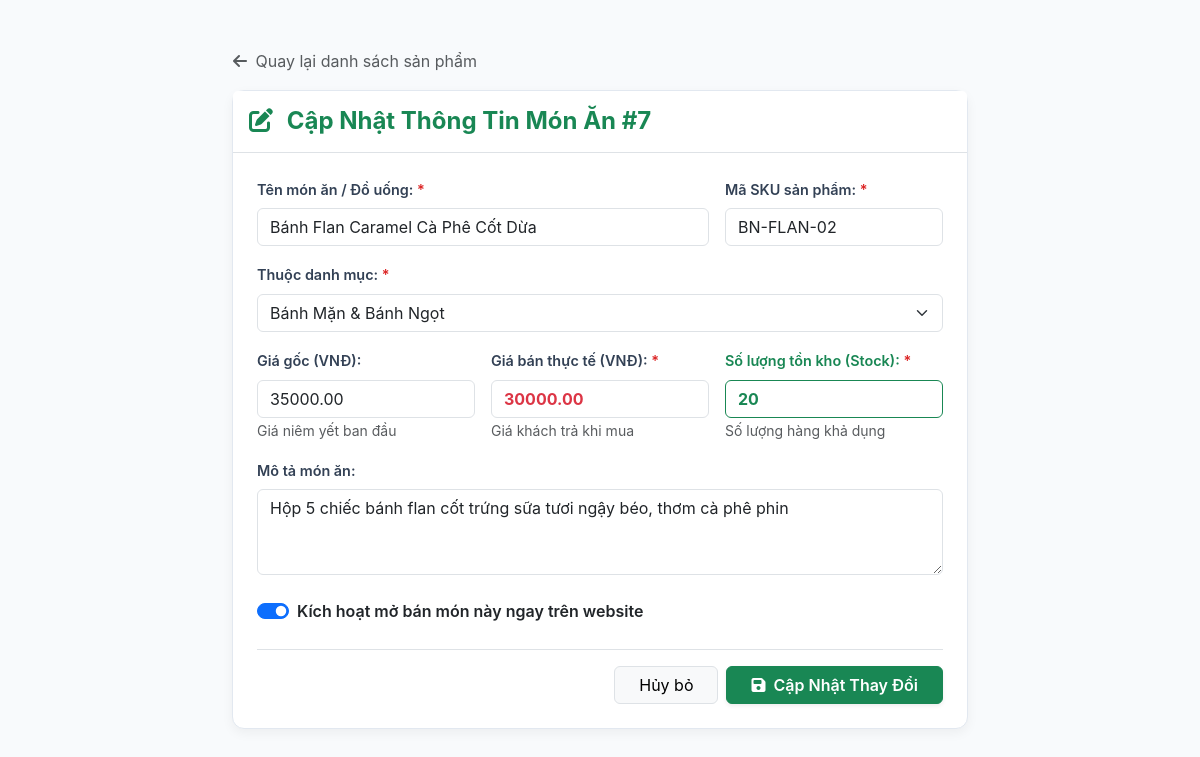
Page /index.php?action=edit&id=7 on the committed database.
### tables this page shows
CREATE TABLE `products` (
    `id` INT AUTO_INCREMENT PRIMARY KEY,
    `category_id` INT NOT NULL COMMENT 'Thuộc danh mục',
    `product_code` VARCHAR(50) NOT NULL UNIQUE COMMENT 'Mã SKU quản lý',
    `name` VARCHAR(200) NOT NULL COMMENT 'Tên món ăn / đồ uống',
    `slug` VARCHAR(250) NOT NULL UNIQUE COMMENT 'Đường dẫn SEO',
    `description` TEXT NULL COMMENT 'Mô tả chi tiết',
    `original_price` DECIMAL(12,2) NOT NULL DEFAULT 0.00 COMMENT 'Giá gốc',
    `sale_price` DECIMAL(12,2) NOT NULL DEFAULT 0.00 COMMENT 'Giá bán khuyến mãi',
    `stock_quantity` INT NOT NULL DEFAULT 0 COMMENT 'Số lượng tồn kho khả dụng',
    `image_url` VARCHAR(255) NULL COMMENT 'Đường dẫn ảnh món',
    `is_published` TINYINT(1) NOT NULL DEFAULT 1 COMMENT '1: Mở bán, 0: Tạm khóa bán',
    `created_at` DATETIME NOT NULL DEFAULT CURRENT_TIMESTAMP,
    `updated_at` DATETIME NOT NULL DEFAULT CURRENT_TIMESTAMP ON UPDATE CURRENT_TIMESTAMP,
    CONSTRAINT `fk_products_categories` FOREIGN KEY (`category_id`) REFERENCES `categories` (`id`) ON DELETE RESTRICT ON UPDATE CASCADE,
    CONSTRAINT `chk_stock_positive` CHECK (`stock_quantity` >= 0),
    CONSTRAINT `chk_price_positive` CHECK (`sale_price` >= 0)
);

CREATE TABLE `categories` (
    `id` INT AUTO_INCREMENT PRIMARY KEY,
    `name` VARCHAR(120) NOT NULL COMMENT 'Tên danh mục món',
    `slug` VARCHAR(150) NOT NULL UNIQUE COMMENT 'Đường dẫn tĩnh phục vụ SEO',
    `description` TEXT NULL COMMENT 'Mô tả danh mục',
    `is_active` TINYINT(1) NOT NULL DEFAULT 1 COMMENT 'Trạng thái hiển thị',
    `display_order` INT NOT NULL DEFAULT 0 COMMENT 'Thứ tự ưu tiên hiển thị',
    `created_at` DATETIME NOT NULL DEFAULT CURRENT_TIMESTAMP
);

### index.php (called while the page is built)
<?php
require_once __DIR__ . '/controllers/ProductController.php';

### models/Product.php (called while the page is built, shortened)
<?php
function findProductById(int $id): ?array
{
    $pdo = getPDO();
    $stmt = $pdo->prepare('SELECT p.*, c.name AS category_name FROM `products` p LEFT JOIN `categories` c ON p.category_id = c.id WHERE p.id = :id LIMIT 1');
    $stmt->execute(['id' => $id]);
    $prod = $stmt->fetch();
    return $prod ?: null;
}
function findAllCategories(): array
{
    $pdo = getPDO();
    $stmt = $pdo->query('SELECT id, name FROM `categories` WHERE is_active = 1 ORDER BY display_order ASC, name ASC');
    return $stmt->fetchAll();
}

### views/product_form.php (the view, shortened to what this page needs)
<!DOCTYPE html>
<html lang="vi">
<head>
    <link rel="stylesheet" href="https://cdn.jsdelivr.net/npm/bootstrap@5.3.0/dist/css/bootstrap.min.css">
    <link rel="stylesheet" href="https://cdnjs.cloudflare.com/ajax/libs/font-awesome/6.4.0/css/all.min.css">
</head>
<body>
<div class="container my-5">
    <div class="row justify-content-center">
        <div class="col-lg-8">
            <a href="index.php" class="btn btn-link text-decoration-none text-muted mb-3 p-0">
                <i class="fa-solid fa-arrow-left me-1"></i> Quay lại danh sách sản phẩm
            </a>
            <div class="card">
                <div class="card-header bg-white py-3 border-bottom">
                    <h4 class="fw-bold mb-0 text-success">
                        <i class="fa-solid <?= $action === 'create' ? 'fa-circle-plus' : 'fa-pen-to-square' ?> me-2"></i>
                        <?= $action === 'create' ? 'Thêm Món Ăn Mới Vào Thực Đơn' : 'Cập Nhật Thông Tin Món Ăn #' . $data['id'] ?>
                    </h4>
                </div>
                <div class="card-body p-4">
                    <form action="index.php?action=<?= $action ?><?= $action === 'edit' ? '&id=' . $data['id'] : '' ?>" method="POST">
                        <div class="row g-3">
                            <div class="col-md-8">
                                <label class="form-label required">Tên món ăn / Đồ uống:</label>
                                <input type="text" name="name" class="form-control" placeholder="VD: Trà Sữa Thái Xanh Trân Châu" value="<?= htmlspecialchars($data['name'] ?? '') ?>" required>
                            </div>
                            <div class="col-md-4">
                                <label class="form-label required">Mã SKU sản phẩm:</label>
                                <input type="text" name="product_code" class="form-control text-uppercase" placeholder="VD: TS-THAI-01" value="<?= htmlspecialchars($data['product_code'] ?? '') ?>" required>
                            </div>
                            <div class="col-md-12">
                                <label class="form-label required">Thuộc danh mục:</label>
                                <select name="category_id" class="form-select" required>
                                    <?php foreach ($categories as $cat): ?>
                                        <option value="<?= $cat['id'] ?>" <?= ((int)($data['category_id'] ?? 0) === (int)$cat['id']) ? 'selected' : '' ?>>
                                            <?= htmlspecialchars($cat['name']) ?>
                                        </option>
                                    <?php endforeach; ?>
                                </select>
                            </div>
                            <div class="col-md-4">
                                <label class="form-label">Giá gốc (VNĐ):</label>
                                <input type="number" step="1000" min="0" name="original_price" class="form-control" placeholder="0" value="<?= htmlspecialchars((string)($data['original_price'] ?? '')) ?>">
                                <small class="text-muted">Giá niêm yết ban đầu</small>
                            </div>
                            <div class="col-md-4">
                                <label class="form-label required">Giá bán thực tế (VNĐ):</label>
                                <input type="number" step="1000" min="0" name="sale_price" class="form-control fw-bold text-danger" placeholder="0" value="<?= htmlspecialchars((string)($data['sale_price'] ?? '')) ?>" required>
                                <small class="text-muted">Giá khách trả khi mua</small>
                            </div>
                            <div class="col-md-4">
                                <label class="form-label required text-success">Số lượng tồn kho (Stock):</label>
                                <input type="number" min="0" name="stock_quantity" class="form-control fw-bold border-success text-success" placeholder="50" value="<?= htmlspecialchars((string)($data['stock_quantity'] ?? '')) ?>" required>
                                <small class="text-muted">Số lượng hàng khả dụng</small>
                            </div>
                            <div class="col-md-12">
                                <label class="form-label">Mô tả món ăn:</label>
                                <textarea name="description" rows="3" class="form-control" placeholder="Thành phần nguyên liệu, hương vị đặc sắc..."><?= htmlspecialchars($data['description'] ?? '') ?></textarea>
                            </div>
                            <div class="col-md-12">
                                <div class="form-check form-switch mt-2">
                                    <input class="form-check-input" type="checkbox" role="switch" id="switchPublish" name="is_published" value="1" <?= (int)($data['is_published'] ?? 1) === 1 ? 'checked' : '' ?>>
                                    <label class="form-check-label fw-semibold" for="switchPublish">Kích hoạt mở bán món này ngay trên website</label>
                                </div>
                            </div>
                        </div>
                        <div class="d-flex justify-content-end gap-2 mt-4 pt-3 border-top">
                            <a href="index.php" class="btn btn-light border px-4">Hủy bỏ</a>
                            <button type="submit" class="btn btn-success fw-semibold px-4 shadow-sm">
                                <i class="fa-solid fa-floppy-disk me-1"></i> <?= $action === 'create' ? 'Lưu Món Mới' : 'Cập Nhật Thay Đổi' ?>
                            </button>
                        </div>
                    </form>
                </div>
            </div>
        </div>
    </div>
</div>
</body>
</html>

### views/product_form.php (style rules this page uses)
body { background-color: #f8fafc; font-family: -apple-system, BlinkMacSystemFont, "Segoe UI", Roboto, sans-serif; color: #1e293b; }
.card { border-radius: 12px; border: 1px solid #e2e8f0; box-shadow: 0 4px 12px rgba(0,0,0,0.05); }
.form-label { font-weight: 600; font-size: 0.9rem; color: #334155; }
.required::after { content: " *"; color: #dc2626; }

### rows in the picture
products: id "7", name "Bánh Flan Caramel Cà Phê Cốt Dừa", product_code "BN-FLAN-02", category_id "Bánh Mặn & Bánh Ngọt", original_price "35000.00", sale_price "30000.00", stock_quantity "20", description "Hộp 5 chiếc bánh flan cốt trứng sữa tươi ngậy béo, thơm cà phê phin", is_published "☑"
